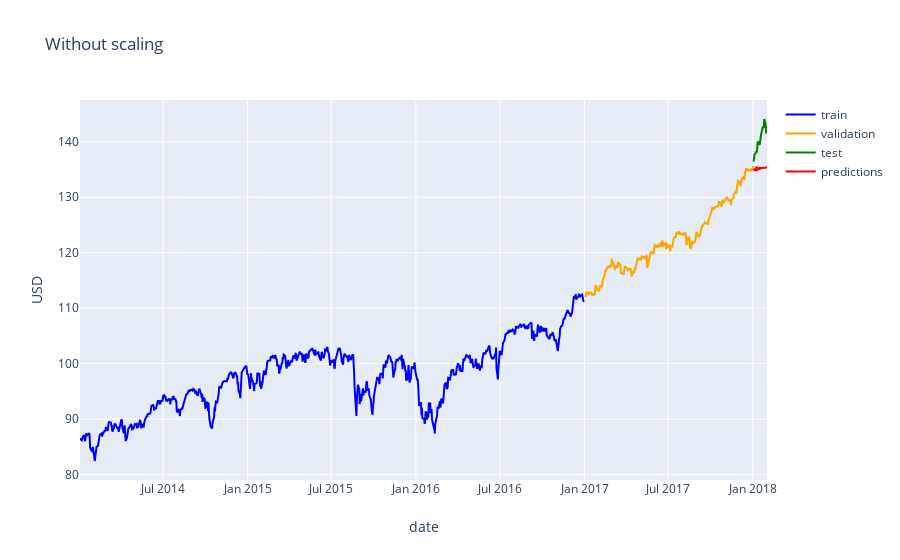

The notebook cell saved with this chart:
### Code cell
# Plot test predictions
fig = go.Figure()

# Add traces
fig.add_trace(go.Scatter(x=train['date'], 
                         y=train['adj_close'],
                         mode='lines',
                         name='train',
                         line=dict(color='blue')))
fig.add_trace(go.Scatter(x=val['date'], 
                         y=val['adj_close'],
                         mode='lines',
                         name='validation',
                         line=dict(color='orange')))
fig.add_trace(go.Scatter(x=test['date'], 
                         y=test['adj_close'],
                         mode='lines',
                         name='test',
                         line=dict(color='green')))
fig.add_trace(go.Scatter(x=test[:H]['date'], 
                         y=est,
                         mode='lines',
                         name='predictions',
                         line=dict(color='red')))
fig.update_layout(title='Without scaling',
                  yaxis=dict(title='USD'),
                  xaxis=dict(title='date'))

### Figure 1 — Plotly figure (JSON) as saved in the notebook; plotly's stock layout.template omitted (floating-point values rounded to 4 significant figures; data arrays with more than 128 entries replaced by an {"elided": "..."} marker saying what was removed)
{"data": [{"line": {"color": "blue"}, "mode": "lines", "name": "train", "type": "scatter", "x": {"elided": "756 str values"}, "y": {"elided": "756 float values"}}, {"line": {"color": "orange"}, "mode": "lines", "name": "validation", "type": "scatter", "x": {"elided": "252 str values"}, "y": {"elided": "252 float values"}}, {"line": {"color": "green"}, "mode": "lines", "name": "test", "type": "scatter", "x": ["2018-01-03T00:00:00", "2018-01-04T00:00:00", "2018-01-05T00:00:00", "2018-01-08T00:00:00", "2018-01-09T00:00:00", "2018-01-10T00:00:00", "2018-01-11T00:00:00", "2018-01-12T00:00:00", "2018-01-16T00:00:00", "2018-01-17T00:00:00", "2018-01-18T00:00:00", "2018-01-19T00:00:00", "2018-01-22T00:00:00", "2018-01-23T00:00:00", "2018-01-24T00:00:00", "2018-01-25T00:00:00", "2018-01-26T00:00:00", "2018-01-29T00:00:00", "2018-01-30T00:00:00", "2018-01-31T00:00:00", "2018-02-01T00:00:00"], "y": [136.4, 136.9, 137.7, 138.1, 138.3, 138.1, 139.3, 140.1, 139.5, 140.7, 140.5, 141.2, 142.3, 142.7, 142.6, 142.6, 144.1, 143.2, 141.7, 141.7, 141.7]}, {"line": {"color": "red"}, "mode": "lines", "name": "predictions", "type": "scatter", "x": ["2018-01-03T00:00:00", "2018-01-04T00:00:00", "2018-01-05T00:00:00", "2018-01-08T00:00:00", "2018-01-09T00:00:00", "2018-01-10T00:00:00", "2018-01-11T00:00:00", "2018-01-12T00:00:00", "2018-01-16T00:00:00", "2018-01-17T00:00:00", "2018-01-18T00:00:00", "2018-01-19T00:00:00", "2018-01-22T00:00:00", "2018-01-23T00:00:00", "2018-01-24T00:00:00", "2018-01-25T00:00:00", "2018-01-26T00:00:00", "2018-01-29T00:00:00", "2018-01-30T00:00:00", "2018-01-31T00:00:00", "2018-02-01T00:00:00"], "y": [134.8, 135.0, 135.2, 134.8, 135.6, 135.0, 135.0, 135.3, 135.1, 135.3, 135.3, 135.2, 135.3, 135.4, 135.3, 135.3, 135.3, 135.4, 135.4, 135.4, 135.4]}], "layout": {"title": {"text": "Without scaling"}, "xaxis": {"title": {"text": "date"}}, "yaxis": {"title": {"text": "USD"}}}}
